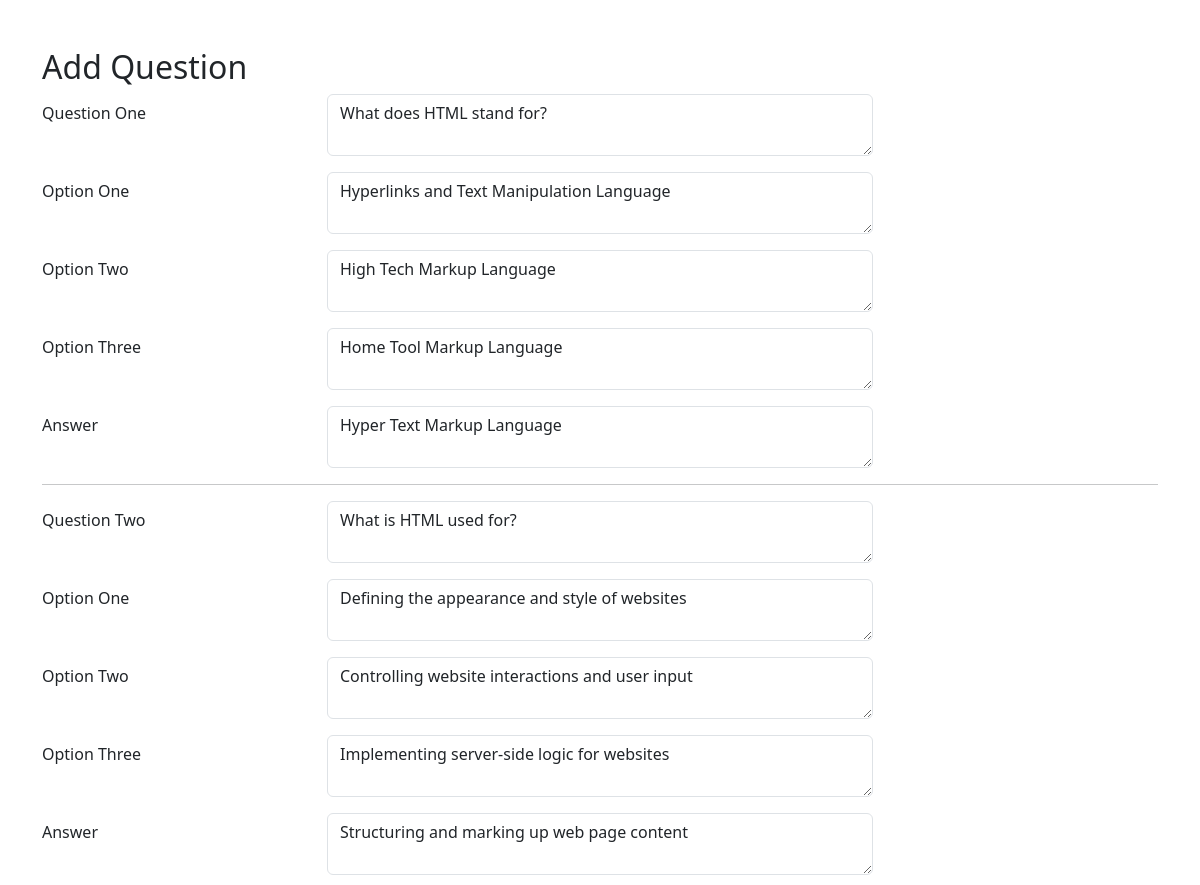
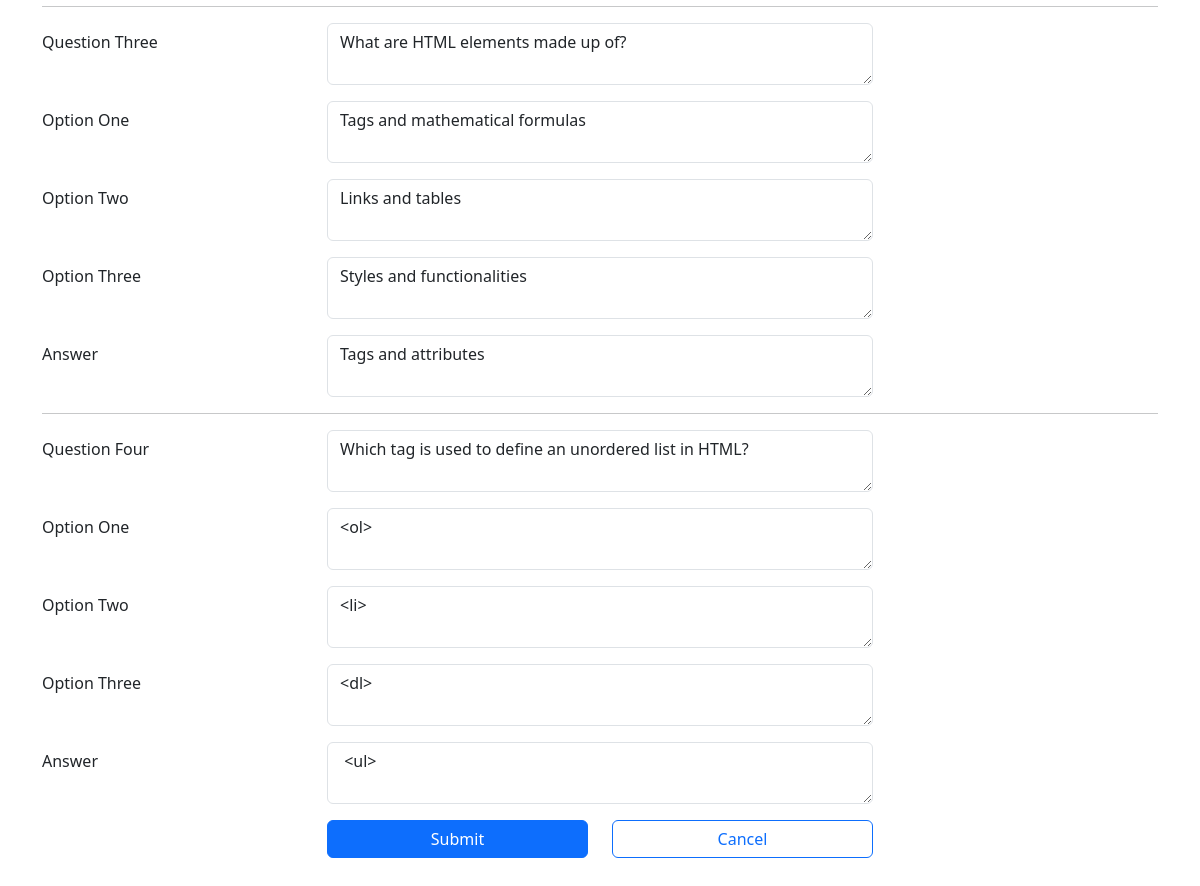
The page /Website/Dashboard/QuizQuestion/QuizQuestion-edit.php?QuizID=12 on the database its author committed (2 pictures, top to bottom).
### tables this page shows
CREATE TABLE `quizquestion` (
  `QuizID` int DEFAULT NULL,
  `QuestionID` int NOT NULL,
  `QuestionOne` varchar(100) DEFAULT NULL,
  `OptOne1` varchar(100) DEFAULT NULL,
  `OptOne2` varchar(100) DEFAULT NULL,
  `OptOne3` varchar(100) DEFAULT NULL,
  `AnsOne` varchar(100) DEFAULT NULL,
  `QuestionTwo` varchar(100) DEFAULT NULL,
  `OptTwo1` varchar(100) DEFAULT NULL,
  `OptTwo2` varchar(100) DEFAULT NULL,
  `OptTwo3` varchar(100) DEFAULT NULL,
  `AnsTwo` varchar(100) DEFAULT NULL,
  `QuestionThree` varchar(100) DEFAULT NULL,
  `OptThree1` varchar(100) DEFAULT NULL,
  `OptThree2` varchar(100) DEFAULT NULL,
  `OptThree3` varchar(100) DEFAULT NULL,
  `AnsThree` varchar(100) DEFAULT NULL,
  `QuestionFour` varchar(100) DEFAULT NULL,
  `OptFour1` varchar(100) DEFAULT NULL,
  `OptFour2` varchar(100) DEFAULT NULL,
  `OptFour3` varchar(100) DEFAULT NULL,
  `AnsFour` varchar(100) DEFAULT NULL
);

### Website/Dashboard/QuizQuestion/QuizQuestion-edit.php (the view, shortened to what this page needs)
<?php
include '../../ConnectDB.php';
$QuestionOne = "";
$OptOne1 = "";
$OptOne2 = "";
$OptOne3 = "";
$AnsOne = "";
$QuestionTwo = "";
$OptTwo1 = "";
$OptTwo2 = "";
$OptTwo3 = "";
$AnsTwo = "";
$QuestionThree = "";
$OptThree1 = "";
$OptThree2 = "";
$OptThree3 = "";
$AnsThree = "";
$QuestionFour = "";
$OptFour1 = "";
$OptFour2 = "";
$OptFour3 = "";
$AnsFour = "";
if ($_SERVER['REQUEST_METHOD'] == 'GET') {
    $QuizID = $_GET['QuizID'];
    $sql = "SELECT * FROM quizquestion WHERE QuizID = '$QuizID'";
    $result = $conn->query($sql);
    $row = $result->fetch_assoc();
    $QuestionOne = $row['QuestionOne'];
    $OptOne1 = $row['OptOne1'];
    $OptOne2 = $row['OptOne2'];
    $OptOne3 = $row['OptOne3'];
    $AnsOne = $row['AnsOne'];
    $QuestionTwo = $row['QuestionTwo'];
    $OptTwo1 = $row['OptTwo1'];
    $OptTwo2 = $row['OptTwo2'];
    $OptTwo3 = $row['OptTwo3'];
    $AnsTwo = $row['AnsTwo'];
    $QuestionThree = $row['QuestionThree'];
    $OptThree1 = $row['OptThree1'];
    $OptThree2 = $row['OptThree2'];
    $OptThree3 = $row['OptThree3'];
    $AnsThree = $row['AnsThree'];
    $QuestionFour = $row['QuestionFour'];
    $OptFour1 = $row['OptFour1'];
    $OptFour2 = $row['OptFour2'];
    $OptFour3 = $row['OptFour3'];
    $AnsFour = $row['AnsFour'];
}
?>
<!DOCTYPE html>
<html lang="en">
<head>
    <link href="https://cdn.jsdelivr.net/npm/bootstrap@5.3.2/dist/css/bootstrap.min.css" rel="stylesheet"
>
</head>
<body>
    <div class="container my-5">
        <h2>Add Question</h2>
        <form method="post" enctype="multipart/form-data">
            <div class="row mb-3">
                <label class="col-sm-3 col-form-label">Question One</label>
                <div class="col-sm-6">
                    <textarea class="form-control" name="QuestionOne"><?php echo $QuestionOne; ?></textarea>
                </div>
            </div>
            <div class="row mb-3">
                <label class="col-sm-3 col-form-label">Option One</label>
                <div class="col-sm-6">
                    <textarea class="form-control" name="OptOne1"><?php echo $OptOne1; ?></textarea>
                </div>
            </div>
            <div class="row mb-3">
                <label class="col-sm-3 col-form-label">Option Two</label>
                <div class="col-sm-6">
                    <textarea class="form-control" name="OptOne2"><?php echo $OptOne2; ?></textarea>
                </div>
            </div>
            <div class="row mb-3">
                <label class="col-sm-3 col-form-label">Option Three</label>
                <div class="col-sm-6">
                    <textarea class="form-control" name="OptOne3"><?php echo $OptOne3; ?></textarea>
                </div>
            </div>
            <div class="row mb-3">
                <label class="col-sm-3 col-form-label">Answer</label>
                <div class="col-sm-6">
                    <textarea class="form-control" name="AnsOne"><?php echo $AnsOne; ?></textarea>
                </div>
            </div>
            <hr>
            <div class="row mb-3">
                <label class="col-sm-3 col-form-label">Question Two</label>
                <div class="col-sm-6">
                    <textarea class="form-control" name="QuestionTwo"><?php echo $QuestionTwo; ?></textarea>
                </div>
            </div>
            <div class="row mb-3">
                <label class="col-sm-3 col-form-label">Option One</label>
                <div class="col-sm-6">
                    <textarea class="form-control" name="OptTwo1"><?php echo $OptTwo1; ?></textarea>
                </div>
            </div>
            <div class="row mb-3">
                <label class="col-sm-3 col-form-label">Option Two</label>
                <div class="col-sm-6">
                    <textarea class="form-control" name="OptTwo2"><?php echo $OptTwo2; ?></textarea>
                </div>
            </div>
            <div class="row mb-3">
                <label class="col-sm-3 col-form-label">Option Three</label>
                <div class="col-sm-6">
                    <textarea class="form-control" name="OptTwo3"><?php echo $OptTwo3; ?></textarea>
                </div>
            </div>
            <div class="row mb-3">
                <label class="col-sm-3 col-form-label">Answer</label>
                <div class="col-sm-6">
                    <textarea class="form-control" name="AnsTwo"><?php echo $AnsTwo; ?></textarea>
                </div>
            </div>
            <hr>
            <div class="row mb-3">
                <label class="col-sm-3 col-form-label">Question Three</label>
                <div class="col-sm-6">
                    <textarea class="form-control" name="QuestionThree"><?php echo $QuestionThree; ?></textarea>
                </div>
            </div>
            <div class="row mb-3">
                <label class="col-sm-3 col-form-label">Option One</label>
                <div class="col-sm-6">
                    <textarea class="form-control" name="OptThree1"><?php echo $OptThree1; ?></textarea>
                </div>
            </div>
            <div class="row mb-3">
                <label class="col-sm-3 col-form-label">Option Two</label>
                <div class="col-sm-6">
                    <textarea class="form-control" name="OptThree2"><?php echo $OptThree2; ?></textarea>
                </div>
            </div>
            <div class="row mb-3">
                <label class="col-sm-3 col-form-label">Option Three</label>
                <div class="col-sm-6">
                    <textarea class="form-control" name="OptThree3"><?php echo $OptThree3; ?></textarea>
                </div>
            </div>
            <div class="row mb-3">
                <label class="col-sm-3 col-form-label">Answer</label>
                <div class="col-sm-6">
                    <textarea class="form-control" name="AnsThree"><?php echo $AnsThree; ?></textarea>
                </div>
            </div>
            <hr>
            <div class="row mb-3">
                <label class="col-sm-3 col-form-label">Question Four</label>
                <div class="col-sm-6">
                    <textarea class="form-control" name="QuestionFour"><?php echo $QuestionFour; ?></textarea>
                </div>
            </div>
            <div class="row mb-3">
                <label class="col-sm-3 col-form-label">Option One</label>
                <div class="col-sm-6">
                    <textarea class="form-control" name="OptFour1"><?php echo $OptFour1; ?></textarea>
                </div>
            </div>
            <div class="row mb-3">
                <label class="col-sm-3 col-form-label">Option Two</label>
                <div class="col-sm-6">
                    <textarea class="form-control" name="OptFour2"><?php echo $OptFour2; ?></textarea>
                </div>
            </div>
            <div class="row mb-3">
                <label class="col-sm-3 col-form-label">Option Three</label>
                <div class="col-sm-6">
                    <textarea class="form-control" name="OptFour3"><?php echo $OptFour3; ?></textarea>
                </div>
            </div>
            <div class="row mb-3">
                <label class="col-sm-3 col-form-label">Answer</label>
                <div class="col-sm-6">
                    <textarea class="form-control" name="AnsFour"><?php echo $AnsFour; ?></textarea>
                </div>
            </div>
            <div class="row mb-3">
                <div class="offset-sm-3 col-sm-3 d-grid">
                    <button type="submit" class="btn btn-primary" name="AddQuiz">Submit</button>
                </div>
                <div class="col-sm-3 d-grid">
                    <a class="btn btn-outline-primary" href="QuizQuestion.php" role="button">Cancel</a>
                </div>
            </div>
        </form>
    </div>
</body>
</html>

### rows shown on the page
quizquestion: QuestionOne "What does HTML stand for?", OptOne1 "Hyperlinks and Text Manipulation Language", OptOne2 "High Tech Markup Language", OptOne3 "Home Tool Markup Language", AnsOne "Hyper Text Markup Language", QuestionTwo "What is HTML used for?", OptTwo1 "Defining the appearance and style of websites", OptTwo2 "Controlling website interactions and user input", OptTwo3 "Implementing server-side logic for websites", AnsTwo "Structuring and marking up web page content", QuestionThree "What are HTML elements made up of?", OptThree1 "Tags and mathematical formulas", OptThree2 "Links and tables", OptThree3 "Styles and functionalities", AnsThree "Tags and attributes", QuestionFour "Which tag is used to define an unordered list in HTML?", OptFour1 "<ol>", OptFour2 "<li>", OptFour3 "<dl>", AnsFour "<ul>"
